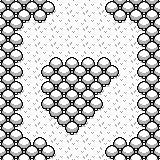

Below is a game level as drawn by its tile map, then a one-line description and the .tmx file that defines it, in full:
An orthogonal 10x10 tile map with 16x16 px tiles, 3 tile layers (Grass, Trees, top) and 1 object.

<map version="1.8" tiledversion="1.8.4" orientation="orthogonal" renderorder="right-down" width="10" height="10" tilewidth="16" tileheight="16" infinite="0" nextlayerid="8" nextobjectid="7">
 <properties>
  <property name="audio" value="Forest" />
  <property name="color" value="7" />
  <property name="entrance" value="north" />
  <property name="exit" value="south" />
  <property name="shade" value="red" />
 </properties>
 <tileset firstgid="1" source="../tilesets/kenney_monochromerpg_tilemap_packed.tsx" />
 <layer id="1" name="Grass" width="10" height="10">
  <data encoding="csv">
1,1,1,1,1,1,1,1,1,1,
1,1,1,1,1,1,1,1,1,1,
1,1,1,1,1,1,1,1,1,1,
1,1,1,1,1,1,1,1,1,1,
1,1,1,1,1,1,1,1,1,1,
1,1,1,1,1,1,1,1,1,1,
1,1,1,1,1,1,1,1,1,1,
1,1,1,1,1,1,1,1,1,1,
1,1,1,1,1,1,1,1,1,1,
1,1,1,1,1,1,1,1,1,1
</data>
 </layer>
 <layer id="2" name="Trees" width="10" height="10" offsetx="0.25" offsety="0">
  <data encoding="csv">
29,29,29,0,0,0,0,29,29,29,
29,47,46,0,0,0,0,46,45,29,
29,0,0,0,0,0,0,0,0,29,
29,0,0,0,0,0,0,0,0,29,
29,0,0,0,29,29,0,0,0,29,
29,0,0,29,29,29,47,0,0,29,
29,0,0,29,29,29,0,0,0,29,
29,0,0,0,29,47,0,0,0,29,
29,0,0,0,46,0,0,0,0,29,
29,29,29,0,0,0,0,29,29,29
</data>
 </layer>
 <layer id="5" name="top" width="10" height="10">
  <data encoding="csv">
29,29,29,30,0,0,28,29,29,29,
29,0,0,0,0,0,0,0,0,29,
29,30,0,0,0,0,0,0,28,29,
29,30,0,12,12,12,12,0,28,29,
29,30,28,29,29,29,29,30,28,29,
29,30,28,29,29,29,0,0,28,29,
29,30,28,29,29,29,30,0,28,29,
29,30,0,45,29,0,0,0,28,29,
29,13,12,0,0,0,0,12,11,29,
29,29,29,30,0,0,28,29,29,29
</data>
 </layer>
 <objectgroup id="6" name="Water" />
 <objectgroup id="7" name="Enemies">
  <object id="4" gid="126" x="107.875" y="54.5" width="16" height="16">
   <properties>
    <property name="hostile" value="true" />
    <property name="onPlayerLookAt" value="stop" />
    <property name="onPlayerLookAway" value="go" />
    <property name="speed" value="0.2" />
    <property name="state" value="active" />
   </properties>
  </object>
 </objectgroup>
</map>
